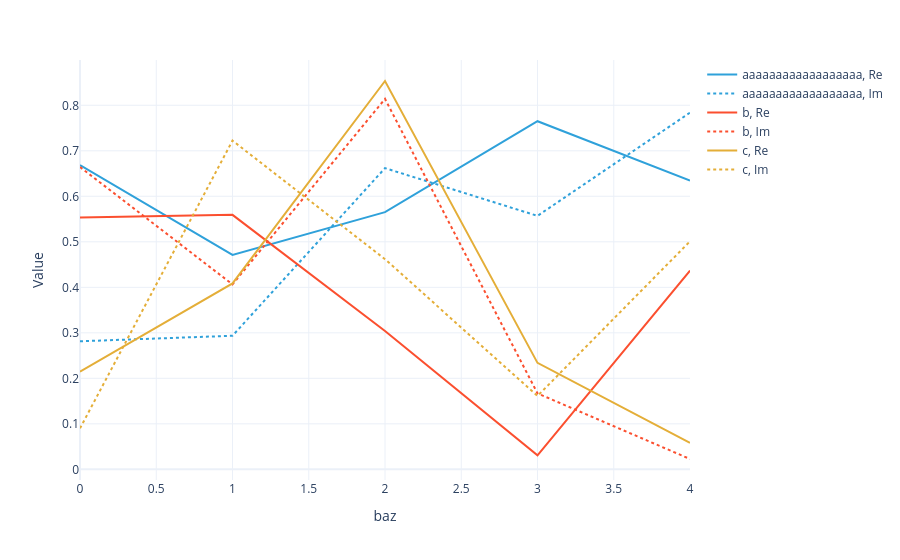

Notebook source saved alongside this figure:
### Code cell
#|hide
plotly_dataarray(U3.array + U4.array)

### Figure 1 — Plotly figure (JSON) as saved in the notebook; plotly's stock layout.template omitted (floating-point values rounded to 4 significant figures)
{"data": [{"hovertemplate": "foo=aaaaaaaaaaaaaaaaaa<br>Part=Re<br>baz=%{x}<br>Value=%{y}<extra></extra>", "legendgroup": "aaaaaaaaaaaaaaaaaa, Re", "line": {"color": "#2fa1da", "dash": "solid"}, "marker": {"symbol": "circle"}, "mode": "lines", "name": "aaaaaaaaaaaaaaaaaa, Re", "orientation": "v", "showlegend": true, "type": "scatter", "x": [0, 1, 2, 3, 4], "xaxis": "x", "y": [0.6684, 0.4711, 0.5652, 0.765, 0.6347], "yaxis": "y"}, {"hovertemplate": "foo=aaaaaaaaaaaaaaaaaa<br>Part=Im<br>baz=%{x}<br>Value=%{y}<extra></extra>", "legendgroup": "aaaaaaaaaaaaaaaaaa, Im", "line": {"color": "#2fa1da", "dash": "dot"}, "marker": {"symbol": "circle"}, "mode": "lines", "name": "aaaaaaaaaaaaaaaaaa, Im", "orientation": "v", "showlegend": true, "type": "scatter", "x": [0, 1, 2, 3, 4], "xaxis": "x", "y": [0.2814, 0.2936, 0.6619, 0.557, 0.7839], "yaxis": "y"}, {"hovertemplate": "foo=b<br>Part=Re<br>baz=%{x}<br>Value=%{y}<extra></extra>", "legendgroup": "b, Re", "line": {"color": "#fb4f2f", "dash": "solid"}, "marker": {"symbol": "circle"}, "mode": "lines", "name": "b, Re", "orientation": "v", "showlegend": true, "type": "scatter", "x": [0, 1, 2, 3, 4], "xaxis": "x", "y": [0.5536, 0.5592, 0.304, 0.03082, 0.4367], "yaxis": "y"}, {"hovertemplate": "foo=b<br>Part=Im<br>baz=%{x}<br>Value=%{y}<extra></extra>", "legendgroup": "b, Im", "line": {"color": "#fb4f2f", "dash": "dot"}, "marker": {"symbol": "circle"}, "mode": "lines", "name": "b, Im", "orientation": "v", "showlegend": true, "type": "scatter", "x": [0, 1, 2, 3, 4], "xaxis": "x", "y": [0.6643, 0.4064, 0.814, 0.167, 0.02271], "yaxis": "y"}, {"hovertemplate": "foo=c<br>Part=Re<br>baz=%{x}<br>Value=%{y}<extra></extra>", "legendgroup": "c, Re", "line": {"color": "#e4ae38", "dash": "solid"}, "marker": {"symbol": "circle"}, "mode": "lines", "name": "c, Re", "orientation": "v", "showlegend": true, "type": "scatter", "x": [0, 1, 2, 3, 4], "xaxis": "x", "y": [0.2146, 0.4085, 0.8534, 0.2339, 0.0583], "yaxis": "y"}, {"hovertemplate": "foo=c<br>Part=Im<br>baz=%{x}<br>Value=%{y}<extra></extra>", "legendgroup": "c, Im", "line": {"color": "#e4ae38", "dash": "dot"}, "marker": {"symbol": "circle"}, "mode": "lines", "name": "c, Im", "orientation": "v", "showlegend": true, "type": "scatter", "x": [0, 1, 2, 3, 4], "xaxis": "x", "y": [0.09005, 0.7224, 0.4619, 0.1613, 0.501], "yaxis": "y"}], "layout": {"legend": {"title": {}, "tracegroupgap": 0}, "margin": {"t": 60}, "xaxis": {"anchor": "y", "domain": [0, 1], "title": {"text": "baz"}}, "yaxis": {"anchor": "x", "domain": [0, 1], "title": {"text": "Value"}}}}
